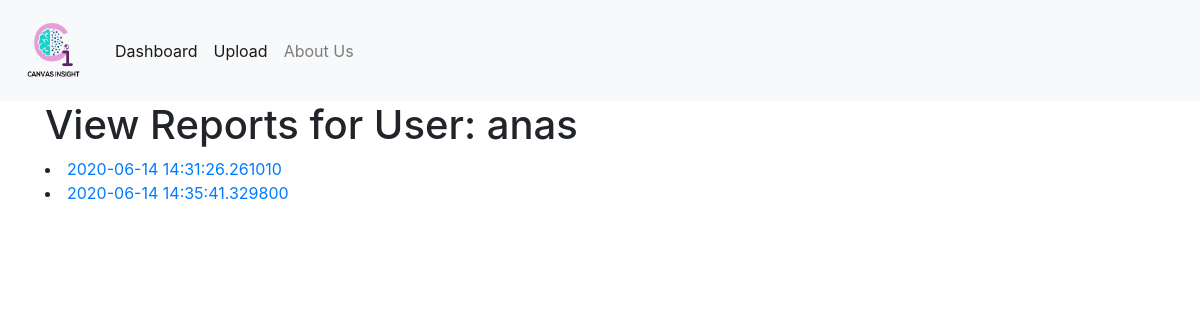
Page /user/7 on the committed database.
### app/models.py (models this page shows, shortened)
class User(db.Model):
    id = db.Column(db.Integer, primary_key=True)
    username = db.Column(db.String(64), index=True, unique=True)
    reports = db.relationship('Report', backref='user', lazy='dynamic')

class Report(db.Model):
    id = db.Column(db.Integer, primary_key=True)
    data = db.Column(db.String(64))
    timestamp = db.Column(db.DateTime, index=True, default=datetime.utcnow)
    user_id = db.Column(db.Integer, db.ForeignKey('user.id'))
    image = db.relationship('Image', backref='report', lazy='dynamic')

### app/routes.py (the view)
@app.route('/user/<user_id>')
def user(user_id):
    user = User.query.get(user_id)
    reports = user.reports.all()
    return render_template('user.html', title = 'User', username = user.username, reports = reports)

### app/templates/user.html
{% extends "base.html" %} {% block content %}
<div class="container">
    <h1>View Reports for User: {{ username }}</h1>
    <div>
        {% for report in reports %}
        <li><a href="{{ url_for('report', report_id = report.id) }}">{{ report.timestamp }}</a></li>
        {% endfor %}
    </div>
</div>
{% endblock %}

### rows in the picture
User: username "anas"
Report: timestamp "2020-06-14 14:31:26.261010"
Report: timestamp "2020-06-14 14:35:41.329800"
